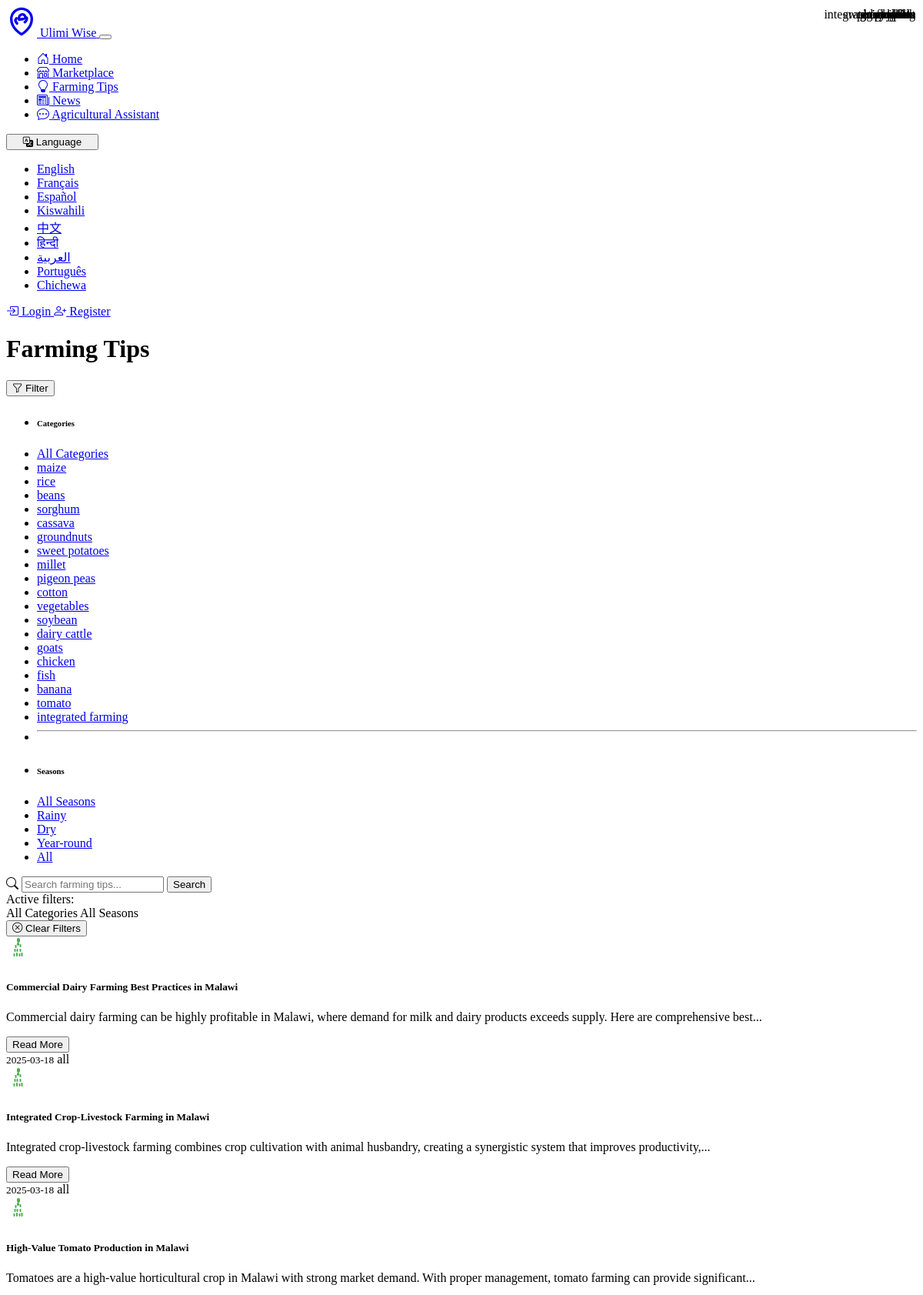
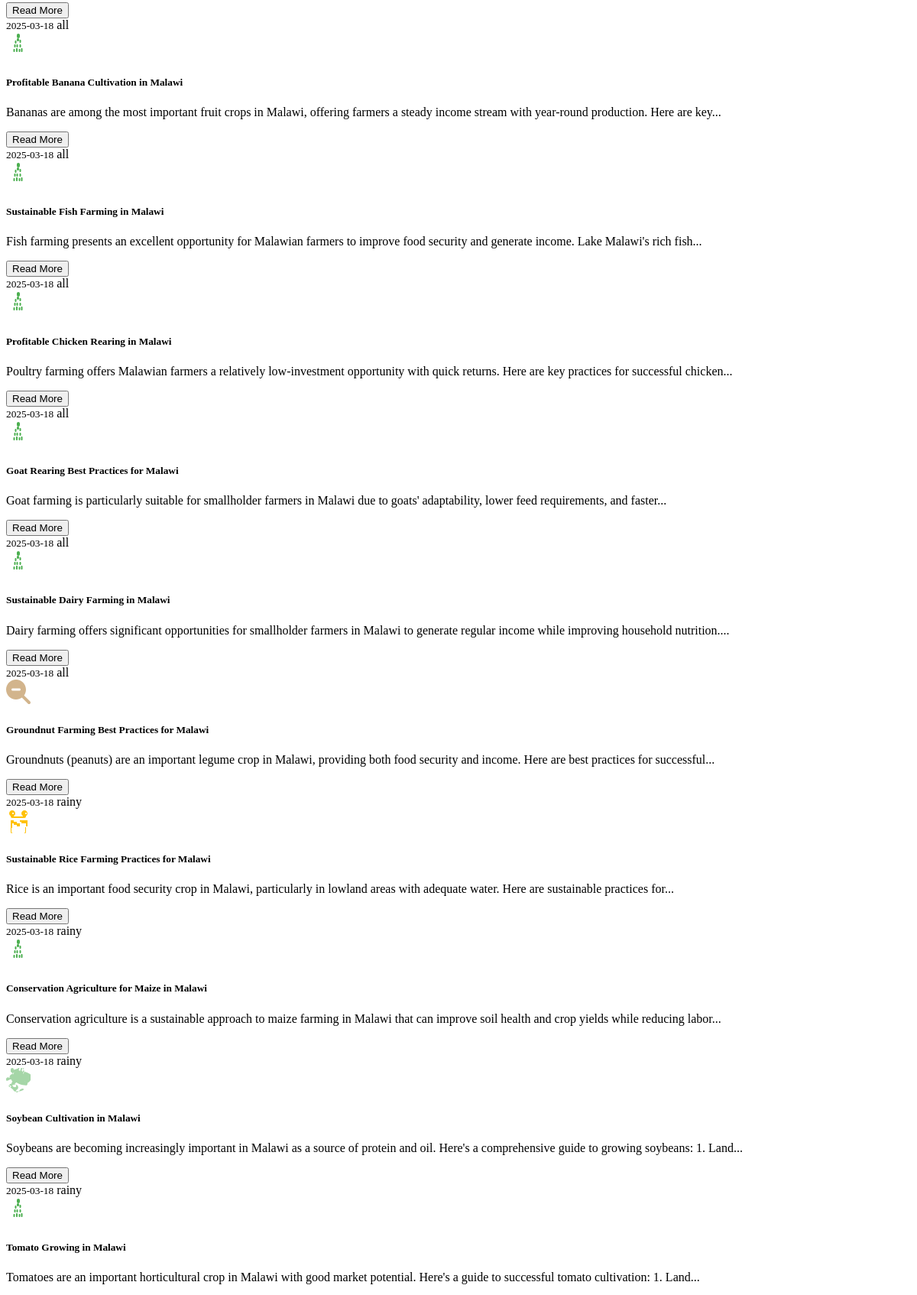
Page /tips (upper part) on the committed database (2 pictures, top to bottom).
### models.py (models this page shows)
class FarmingTip(db.Model):
    id = db.Column(db.Integer, primary_key=True)
    title = db.Column(db.String(100), nullable=False)
    content = db.Column(db.Text, nullable=False)
    category = db.Column(db.String(50), nullable=False)  # crop type, animal husbandry, etc.
    season = db.Column(db.String(20))  # spring, summer, fall, winter or null if applicable year-round
    region = db.Column(db.String(50))  # continent, country or null if applicable globally
    created_at = db.Column(db.DateTime, default=datetime.utcnow)
    farm_type = db.Column(db.String(100))  # Related farm type
    image_url = db.Column(db.String(500))  # URL to related image
    related_resources = db.relationship('MediaResource', secondary='tip_resource_association',
                                       back_populates='related_tips')

### routes.py (the view)
@app.route('/tips')
def tips():
    lang = session.get('language', 'en')
    if current_user.is_authenticated:
        lang = current_user.preferred_language or lang
    all_tips = FarmingTip.query.order_by(FarmingTip.created_at.desc()).all()
    categories = db.session.query(FarmingTip.category).distinct().all()
    categories = [c[0] for c in categories]
    seasons = db.session.query(FarmingTip.season).distinct().all()
    seasons = [s[0] for s in seasons if s[0]]
    return render_template('tips.html',
                          lang=lang,
                          tips=all_tips,
                          categories=categories,
                          seasons=seasons,
                          title=get_translation("Farming Tips", lang))

### app.py (called while the page is built)
@app.template_filter('translate')
def translate_filter(text, lang='en'):
    return get_translation(text, lang)

@app.context_processor
def inject_globals():
    from datetime import datetime
    now = datetime.now()
    return {
        'current_year': now.year,
        'current_time': now.strftime('%H:%M'),
        'get_available_languages': get_available_languages
    }

### translations.py (called while the page is built)
def get_translation(text, lang_code='en'):
    if not translations:
        load_translations()
    if lang_code not in LANGUAGES:
        lang_code = 'en'
    if lang_code in translations and text in translations[lang_code]:
        return translations[lang_code][text]
    else:
        return text

def get_available_languages():
    return LANGUAGES

### templates/tips.html (shortened to what this page needs)
{% extends "base.html" %}
{% block content %}
<div class="container">
    <div class="d-flex justify-content-between align-items-center mb-4">
        <h1>{{ 'Farming Tips' | translate(lang) }}</h1>
        <div class="dropdown">
            <button class="btn btn-outline-primary dropdown-toggle" type="button" id="filterDropdown" data-bs-toggle="dropdown" aria-expanded="false">
                <i class="bi bi-funnel"></i> {{ 'Filter' | translate(lang) }}
            </button>
            <ul class="dropdown-menu dropdown-menu-end" aria-labelledby="filterDropdown">
                <li><h6 class="dropdown-header">{{ 'Categories' | translate(lang) }}</h6></li>
                <li><a class="dropdown-item filter-item" href="#" data-filter="category" data-value="all">{{ 'All Categories' | translate(lang) }}</a></li>
                {% for category in categories %}
                <li><a class="dropdown-item filter-item" href="#" data-filter="category" data-value="{{ category }}">{{ category }}</a></li>
                {% endfor %}
                <li><hr class="dropdown-divider"></li>
                <li><h6 class="dropdown-header">{{ 'Seasons' | translate(lang) }}</h6></li>
                <li><a class="dropdown-item filter-item" href="#" data-filter="season" data-value="all">{{ 'All Seasons' | translate(lang) }}</a></li>
                {% for season in seasons %}
                <li><a class="dropdown-item filter-item" href="#" data-filter="season" data-value="{{ season }}">{{ season | capitalize }}</a></li>
                {% endfor %}
            </ul>
        </div>
    </div>
    <div class="card shadow-sm mb-4">
        <div class="card-body">
            <div class="input-group">
                <span class="input-group-text"><i class="bi bi-search"></i></span>
                <input type="text" class="form-control" id="searchTips" placeholder="{{ 'Search farming tips...' | translate(lang) }}">
                <button class="btn btn-primary" type="button" id="searchButton">
                    {{ 'Search' | translate(lang) }}
                </button>
            </div>
            <div class="mt-2 d-flex align-items-center">
                <span class="me-2">{{ 'Active filters:' | translate(lang) }}</span>
                <div id="activeFilters">
                    <span class="badge bg-secondary me-2" id="categoryFilter">{{ 'All Categories' | translate(lang) }}</span>
                    <span class="badge bg-secondary me-2" id="seasonFilter">{{ 'All Seasons' | translate(lang) }}</span>
                </div>
                <button class="btn btn-sm btn-outline-secondary ms-auto" id="clearFilters">
                    <i class="bi bi-x-circle"></i> {{ 'Clear Filters' | translate(lang) }}
                </button>
            </div>
        </div>
    </div>
    <div class="row g-4 mb-5" id="tipsContainer">
        {% if tips %}
            {% for tip in tips %}
            <div class="col-lg-4 col-md-6 mb-4 tip-item"
                 data-category="{{ tip.category }}"
                 data-season="{{ tip.season or 'all' }}">
                <div class="card h-100 shadow-sm tip-card">
                    <div class="card-body">
                        <span class="badge bg-success tip-category-badge">{{ tip.category }}</span>
                        <div class="d-flex align-items-center mb-3">
                            <img src="/static/images/crops/{{ tip.category|lower }}.svg" alt="{{ tip.category }}" class="me-3" width="32" height="32" onerror="this.src='/static/images/crops/maize.svg'">
                            <h5 class="card-title mb-0">{{ tip.title }}</h5>
                        </div>
                        <p class="card-text">{{ tip.content|truncate(150) }}</p>
                        <button class="btn btn-sm btn-outline-primary mt-2 view-tip-btn" data-bs-toggle="modal" data-bs-target="#tipModal"
                                data-tip-title="{{ tip.title }}"
                                data-tip-content="{{ tip.content }}"
                                data-tip-category="{{ tip.category }}"
                                data-tip-season="{{ tip.season or '' }}"
                                data-tip-region="{{ tip.region or '' }}"
                                data-tip-date="{{ tip.created_at.strftime('%Y-%m-%d') }}">
                            {{ 'Read More' | translate(lang) }}
                        </button>
                    </div>
                    <div class="card-footer bg-transparent d-flex justify-content-between align-items-center">
                        <small class="text-muted">{{ tip.created_at.strftime('%Y-%m-%d') }}</small>
                        {% if tip.season %}
                        <span class="badge bg-info">{{ tip.season }}</span>
                        {% endif %}
                    </div>
                </div>
            </div>
            {% endfor %}
        {% else %}
            <div class="col-12">
                <div class="alert alert-info">
                    <i class="bi bi-info-circle-fill"></i> {{ 'No farming tips available yet.' | translate(lang) }}
                </div>
            </div>
        {% endif %}
    </div>
</div>
{% endblock %}

### static/css/custom.css (style rules this page uses)
body { min-height: 100vh; display: flex; flex-direction: column; }
.tip-card { transition: all 0.3s ease; }
.tip-category-badge { position: absolute; top: 10px; right: 10px; }

### rows in the picture
FarmingTip: category "dairy cattle", title "Commercial Dairy Farming Best Practices in Malawi", content "Commercial dairy farming can be highly profitable in Malawi, where demand for milk and dairy products exceeds supply. Here are comprehensive best...", value "Read More", created_at "2025-03-18", season "all"
FarmingTip: category "integrated farming", title "Integrated Crop-Livestock Farming in Malawi", content "Integrated crop-livestock farming combines crop cultivation with animal husbandry, creating a synergistic system that improves productivity,...", value "Read More", created_at "2025-03-18", season "all"
FarmingTip: category "tomato", title "High-Value Tomato Production in Malawi", content "Tomatoes are a high-value horticultural crop in Malawi with strong market demand. With proper management, tomato farming can provide significant...", value "Read More", created_at "2025-03-18", season "all"
FarmingTip: category "banana", title "Profitable Banana Cultivation in Malawi", content "Bananas are among the most important fruit crops in Malawi, offering farmers a steady income stream with year-round production. Here are key...", value "Read More", created_at "2025-03-18", season "all"
FarmingTip: category "fish", title "Sustainable Fish Farming in Malawi", content "Fish farming presents an excellent opportunity for Malawian farmers to improve food security and generate income. Lake Malawi's rich fish...", value "Read More", created_at "2025-03-18", season "all"
FarmingTip: category "chicken", title "Profitable Chicken Rearing in Malawi", content "Poultry farming offers Malawian farmers a relatively low-investment opportunity with quick returns. Here are key practices for successful chicken...", value "Read More", created_at "2025-03-18", season "all"
FarmingTip: category "goats", title "Goat Rearing Best Practices for Malawi", content "Goat farming is particularly suitable for smallholder farmers in Malawi due to goats' adaptability, lower feed requirements, and faster...", value "Read More", created_at "2025-03-18", season "all"
FarmingTip: category "dairy cattle", title "Sustainable Dairy Farming in Malawi", content "Dairy farming offers significant opportunities for smallholder farmers in Malawi to generate regular income while improving household nutrition....", value "Read More", created_at "2025-03-18", season "all"
FarmingTip: category "groundnuts", category (picture), title "Groundnut Farming Best Practices for Malawi", content "Groundnuts (peanuts) are an important legume crop in Malawi, providing both food security and income. Here are best practices for successful...", value "Read More", created_at "2025-03-18", season "rainy"
FarmingTip: category "rice", category (picture), title "Sustainable Rice Farming Practices for Malawi", content "Rice is an important food security crop in Malawi, particularly in lowland areas with adequate water. Here are sustainable practices for...", value "Read More", created_at "2025-03-18", season "rainy"
FarmingTip: category "maize", category (picture), title "Conservation Agriculture for Maize in Malawi", content "Conservation agriculture is a sustainable approach to maize farming in Malawi that can improve soil health and crop yields while reducing labor...", value "Read More", created_at "2025-03-18", season "rainy"
FarmingTip: category "soybean", category (picture), title "Soybean Cultivation in Malawi", content "Soybeans are becoming increasingly important in Malawi as a source of protein and oil. Here's a comprehensive guide to growing soybeans: 1. Land...", value "Read More", created_at "2025-03-18", season "rainy"
FarmingTip: category "vegetables", title "Tomato Growing in Malawi", content "Tomatoes are an important horticultural crop in Malawi with good market potential. Here's a guide to successful tomato cultivation: 1. Land..."
FarmingTip: category "cotton"
FarmingTip: category "pigeon peas"
FarmingTip: category "millet"
FarmingTip: category "sweet potatoes"
FarmingTip: category "groundnuts"
FarmingTip: category "cassava"
FarmingTip: category "sorghum"
FarmingTip: category "beans"
FarmingTip: category "rice"
FarmingTip: category "maize"

### other values in the picture
{{ 'Home' | translate(lang) }} "Home"
{{ 'Marketplace' | translate(lang) }} "Marketplace"
{{ 'Farming Tips' | translate(lang) }} "Farming Tips"
{{ 'News' | translate(lang) }} "News"
{{ 'Agricultural Assistant' | translate(lang) }} "Agricultural Assistant"
{{ 'Language' | translate(lang) }} "Language"
{{ name }} "English" "Français" "Español" "Kiswahili" "中文" "हिन्दी" "العربية" "Português" "Chichewa"
{{ 'Login' | translate(lang) }} "Login"
{{ 'Register' | translate(lang) }} "Register"
{{ 'Filter' | translate(lang) }} "Filter"
{{ 'Categories' | translate(lang) }} "Categories"
{{ 'All Categories' | translate(lang) }} "All Categories"
{{ category }} "maize" "rice" "beans" "sorghum" "cassava" "groundnuts" "sweet potatoes" "millet" "pigeon peas" "cotton" "vegetables" "soybean" "dairy cattle" "goats" "chicken" "fish" "banana" "tomato" "integrated farming"
{{ 'Seasons' | translate(lang) }} "Seasons"
{{ 'All Seasons' | translate(lang) }} "All Seasons"
